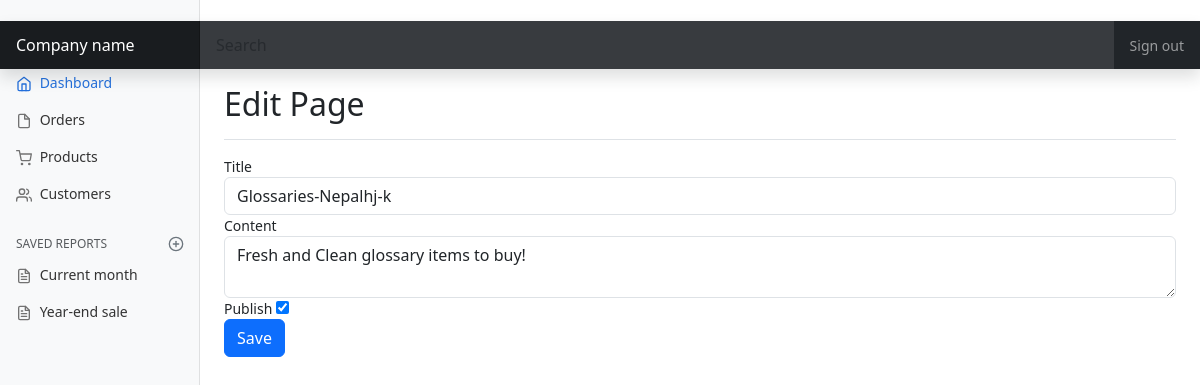
The app's page /admin/?page=pages&action=edit&id=2 (signed in) with its own data.
### tables this page shows
CREATE TABLE `tbl_page` (
  `image` text NOT NULL,
  `id` int(11) NOT NULL,
  `title` varchar(50) NOT NULL,
  `content` varchar(50) NOT NULL,
  `publish` tinyint(1) NOT NULL,
  `created_date` datetime DEFAULT current_timestamp(),
  `updated_date` datetime DEFAULT current_timestamp()
);

### admin/page/edit.php (the view, shortened to what this page needs)
<?php
$id = $_GET['id'];
$sql = "SELECT id, title, content, publish FROM tbl_page WHERE id = $id";
$result = $conn->query($sql);
$row = $result->fetch_assoc();
?>
<div class="d-flex justify-content-between flex-wrap flex-md-nowrap align-items-center pt-3 pb-2 mb-3 border-bottom">
    <h1 class="h2">Edit Page</h1>
</div>
<form method="post" action="">
    <div class="form-group">
        <label>Title</label>
        <input type="text" class="form-control" required name="title" value="<?php echo $row['title']; ?>"/>
    </div>
    <div class="form-group">
        <label>Content</label>
        <textarea class="form-control" required name="content"><?php echo $row['content']; ?></textarea>
    </div>
    <div class="form-group">
        <label>Publish</label>
        <input type="checkbox" name="publish" <?php echo $row['publish'] == 1 ? 'checked' : '' ?> />
    </div>
    <div class="form-group">
        <input type="submit" name="submit" value="Save" class="btn btn-primary"/>
    </div>
</form>

### admin/design/dashboard.css (style rules this page uses)
body { font-size: .875rem; }

### records on screen
tbl_page: title "Glossaries-Nepalhj-k", content "Fresh and Clean glossary items to buy!", publish "☑"
